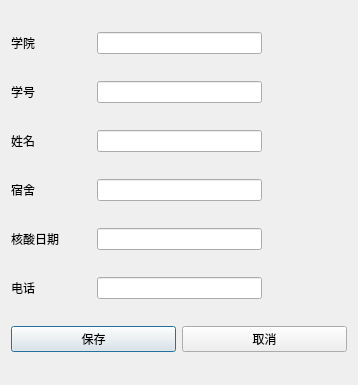
<?xml version="1.0" encoding="UTF-8"?>
<ui version="4.0">
 <class>Dlg_addStudent</class>
 <widget class="QDialog" name="Dlg_addStudent">
  <property name="geometry">
   <rect>
    <x>0</x>
    <y>0</y>
    <width>358</width>
    <height>385</height>
   </rect>
  </property>
  <property name="windowTitle">
   <string>Dialog</string>
  </property>
  <property name="styleSheet">
   <string notr="true">
QWidget#log_in{
	background-color:rgba(41,52,98,1);
};</string>
  </property>
  <layout class="QGridLayout" name="gridLayout">
   <item row="0" column="0">
    <widget class="QLabel" name="label">
     <property name="text">
      <string>学院</string>
     </property>
    </widget>
   </item>
   <item row="0" column="1" colspan="2">
    <widget class="QLineEdit" name="le_college"/>
   </item>
   <item row="0" column="3">
    <spacer name="horizontalSpacer">
     <property name="orientation">
      <enum>Qt::Horizontal</enum>
     </property>
     <property name="sizeType">
      <enum>QSizePolicy::Minimum</enum>
     </property>
     <property name="sizeHint" stdset="0">
      <size>
       <width>76</width>
       <height>20</height>
      </size>
     </property>
    </spacer>
   </item>
   <item row="1" column="0">
    <widget class="QLabel" name="label_2">
     <property name="text">
      <string>学号</string>
     </property>
    </widget>
   </item>
   <item row="2" column="0">
    <widget class="QLabel" name="label_3">
     <property name="text">
      <string>姓名</string>
     </property>
    </widget>
   </item>
   <item row="2" column="1" colspan="2">
    <widget class="QLineEdit" name="le_name"/>
   </item>
   <item row="3" column="0">
    <widget class="QLabel" name="label_4">
     <property name="text">
      <string>宿舍</string>
     </property>
    </widget>
   </item>
   <item row="4" column="0">
    <widget class="QLabel" name="label_5">
     <property name="text">
      <string>核酸日期</string>
     </property>
    </widget>
   </item>
   <item row="4" column="1" colspan="2">
    <widget class="QLineEdit" name="le_date"/>
   </item>
   <item row="5" column="0">
    <widget class="QLabel" name="label_6">
     <property name="text">
      <string>电话</string>
     </property>
    </widget>
   </item>
   <item row="5" column="1" colspan="2">
    <widget class="QLineEdit" name="le_phone"/>
   </item>
   <item row="6" column="0" colspan="2">
    <widget class="QPushButton" name="pushButton">
     <property name="text">
      <string>保存</string>
     </property>
    </widget>
   </item>
   <item row="6" column="2" colspan="2">
    <widget class="QPushButton" name="pushButton_2">
     <property name="text">
      <string>取消</string>
     </property>
    </widget>
   </item>
   <item row="1" column="1" colspan="2">
    <widget class="QLineEdit" name="le_stuid"/>
   </item>
   <item row="3" column="1" colspan="2">
    <widget class="QLineEdit" name="le_dormitory"/>
   </item>
  </layout>
 </widget>
 <tabstops>
  <tabstop>le_college</tabstop>
  <tabstop>le_stuid</tabstop>
  <tabstop>le_name</tabstop>
  <tabstop>le_dormitory</tabstop>
  <tabstop>le_date</tabstop>
  <tabstop>le_phone</tabstop>
  <tabstop>pushButton</tabstop>
  <tabstop>pushButton_2</tabstop>
 </tabstops>
 <resources/>
 <connections/>
</ui>
